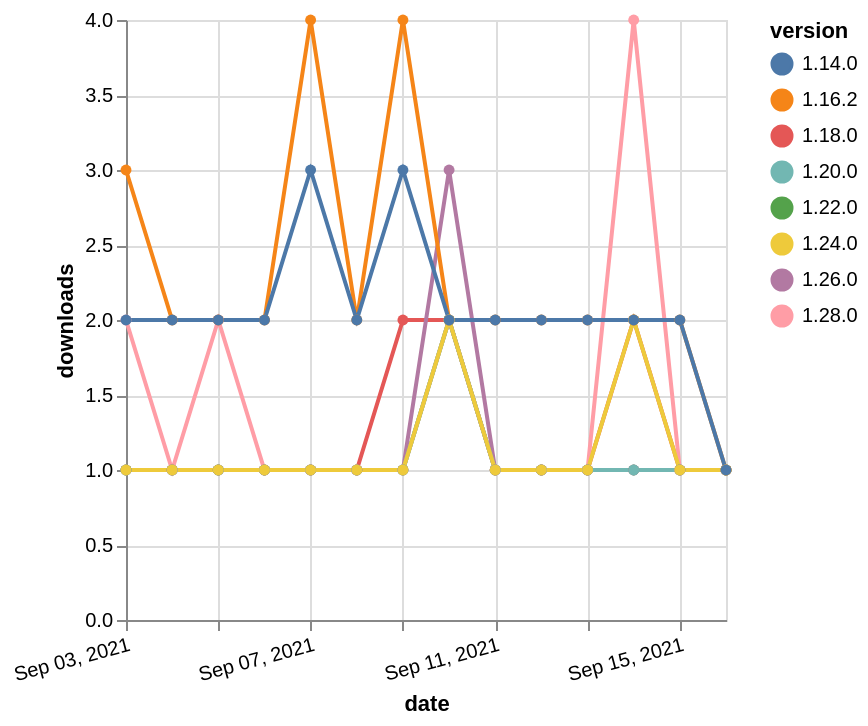

The Vega-Lite source for this figure:
### Vega-Lite specification from a JSON file in a GitHub repository (floating-point values rounded to 4 significant figures)
{"$schema": "https://vega.github.io/schema/vega-lite/v5.json", "description": "A simple bar chart with embedded data.", "data": {"values": [{"date": "2021-09-03", "total": 478, "delta": 1, "version": "1.18.0"}, {"date": "2021-09-04", "total": 479, "delta": 1, "version": "1.18.0"}, {"date": "2021-09-05", "total": 480, "delta": 1, "version": "1.18.0"}, {"date": "2021-09-06", "total": 481, "delta": 1, "version": "1.18.0"}, {"date": "2021-09-07", "total": 482, "delta": 1, "version": "1.18.0"}, {"date": "2021-09-08", "total": 483, "delta": 1, "version": "1.18.0"}, {"date": "2021-09-09", "total": 485, "delta": 2, "version": "1.18.0"}, {"date": "2021-09-10", "total": 487, "delta": 2, "version": "1.18.0"}, {"date": "2021-09-11", "total": 488, "delta": 1, "version": "1.18.0"}, {"date": "2021-09-12", "total": 489, "delta": 1, "version": "1.18.0"}, {"date": "2021-09-13", "total": 490, "delta": 1, "version": "1.18.0"}, {"date": "2021-09-14", "total": 492, "delta": 2, "version": "1.18.0"}, {"date": "2021-09-15", "total": 493, "delta": 1, "version": "1.18.0"}, {"date": "2021-09-16", "total": 494, "delta": 1, "version": "1.18.0"}, {"date": "2021-09-03", "total": 213, "delta": 1, "version": "1.22.0"}, {"date": "2021-09-04", "total": 214, "delta": 1, "version": "1.22.0"}, {"date": "2021-09-05", "total": 215, "delta": 1, "version": "1.22.0"}, {"date": "2021-09-06", "total": 216, "delta": 1, "version": "1.22.0"}, {"date": "2021-09-07", "total": 217, "delta": 1, "version": "1.22.0"}, {"date": "2021-09-08", "total": 218, "delta": 1, "version": "1.22.0"}, {"date": "2021-09-09", "total": 219, "delta": 1, "version": "1.22.0"}, {"date": "2021-09-10", "total": 221, "delta": 2, "version": "1.22.0"}, {"date": "2021-09-11", "total": 222, "delta": 1, "version": "1.22.0"}, {"date": "2021-09-12", "total": 223, "delta": 1, "version": "1.22.0"}, {"date": "2021-09-13", "total": 224, "delta": 1, "version": "1.22.0"}, {"date": "2021-09-14", "total": 225, "delta": 1, "version": "1.22.0"}, {"date": "2021-09-15", "total": 226, "delta": 1, "version": "1.22.0"}, {"date": "2021-09-16", "total": 227, "delta": 1, "version": "1.22.0"}, {"date": "2021-09-03", "total": 121, "delta": 2, "version": "1.28.0"}, {"date": "2021-09-04", "total": 122, "delta": 1, "version": "1.28.0"}, {"date": "2021-09-05", "total": 124, "delta": 2, "version": "1.28.0"}, {"date": "2021-09-06", "total": 125, "delta": 1, "version": "1.28.0"}, {"date": "2021-09-07", "total": 126, "delta": 1, "version": "1.28.0"}, {"date": "2021-09-08", "total": 127, "delta": 1, "version": "1.28.0"}, {"date": "2021-09-09", "total": 128, "delta": 1, "version": "1.28.0"}, {"date": "2021-09-10", "total": 130, "delta": 2, "version": "1.28.0"}, {"date": "2021-09-11", "total": 131, "delta": 1, "version": "1.28.0"}, {"date": "2021-09-12", "total": 132, "delta": 1, "version": "1.28.0"}, {"date": "2021-09-13", "total": 133, "delta": 1, "version": "1.28.0"}, {"date": "2021-09-14", "total": 137, "delta": 4, "version": "1.28.0"}, {"date": "2021-09-15", "total": 138, "delta": 1, "version": "1.28.0"}, {"date": "2021-09-16", "total": 139, "delta": 1, "version": "1.28.0"}, {"date": "2021-09-03", "total": 190, "delta": 1, "version": "1.26.0"}, {"date": "2021-09-04", "total": 191, "delta": 1, "version": "1.26.0"}, {"date": "2021-09-05", "total": 192, "delta": 1, "version": "1.26.0"}, {"date": "2021-09-06", "total": 193, "delta": 1, "version": "1.26.0"}, {"date": "2021-09-07", "total": 194, "delta": 1, "version": "1.26.0"}, {"date": "2021-09-08", "total": 195, "delta": 1, "version": "1.26.0"}, {"date": "2021-09-09", "total": 196, "delta": 1, "version": "1.26.0"}, {"date": "2021-09-10", "total": 199, "delta": 3, "version": "1.26.0"}, {"date": "2021-09-11", "total": 200, "delta": 1, "version": "1.26.0"}, {"date": "2021-09-12", "total": 201, "delta": 1, "version": "1.26.0"}, {"date": "2021-09-13", "total": 202, "delta": 1, "version": "1.26.0"}, {"date": "2021-09-14", "total": 203, "delta": 1, "version": "1.26.0"}, {"date": "2021-09-15", "total": 204, "delta": 1, "version": "1.26.0"}, {"date": "2021-09-16", "total": 205, "delta": 1, "version": "1.26.0"}, {"date": "2021-09-03", "total": 194, "delta": 1, "version": "1.20.0"}, {"date": "2021-09-04", "total": 195, "delta": 1, "version": "1.20.0"}, {"date": "2021-09-05", "total": 196, "delta": 1, "version": "1.20.0"}, {"date": "2021-09-06", "total": 197, "delta": 1, "version": "1.20.0"}, {"date": "2021-09-07", "total": 198, "delta": 1, "version": "1.20.0"}, {"date": "2021-09-08", "total": 199, "delta": 1, "version": "1.20.0"}, {"date": "2021-09-09", "total": 200, "delta": 1, "version": "1.20.0"}, {"date": "2021-09-10", "total": 202, "delta": 2, "version": "1.20.0"}, {"date": "2021-09-11", "total": 203, "delta": 1, "version": "1.20.0"}, {"date": "2021-09-12", "total": 204, "delta": 1, "version": "1.20.0"}, {"date": "2021-09-13", "total": 205, "delta": 1, "version": "1.20.0"}, {"date": "2021-09-14", "total": 206, "delta": 1, "version": "1.20.0"}, {"date": "2021-09-15", "total": 207, "delta": 1, "version": "1.20.0"}, {"date": "2021-09-16", "total": 208, "delta": 1, "version": "1.20.0"}, {"date": "2021-09-03", "total": 2484, "delta": 3, "version": "1.16.2"}, {"date": "2021-09-04", "total": 2486, "delta": 2, "version": "1.16.2"}, {"date": "2021-09-05", "total": 2488, "delta": 2, "version": "1.16.2"}, {"date": "2021-09-06", "total": 2490, "delta": 2, "version": "1.16.2"}, {"date": "2021-09-07", "total": 2494, "delta": 4, "version": "1.16.2"}, {"date": "2021-09-08", "total": 2496, "delta": 2, "version": "1.16.2"}, {"date": "2021-09-09", "total": 2500, "delta": 4, "version": "1.16.2"}, {"date": "2021-09-10", "total": 2502, "delta": 2, "version": "1.16.2"}, {"date": "2021-09-11", "total": 2504, "delta": 2, "version": "1.16.2"}, {"date": "2021-09-12", "total": 2506, "delta": 2, "version": "1.16.2"}, {"date": "2021-09-13", "total": 2508, "delta": 2, "version": "1.16.2"}, {"date": "2021-09-14", "total": 2510, "delta": 2, "version": "1.16.2"}, {"date": "2021-09-15", "total": 2512, "delta": 2, "version": "1.16.2"}, {"date": "2021-09-16", "total": 2513, "delta": 1, "version": "1.16.2"}, {"date": "2021-09-03", "total": 181, "delta": 1, "version": "1.24.0"}, {"date": "2021-09-04", "total": 182, "delta": 1, "version": "1.24.0"}, {"date": "2021-09-05", "total": 183, "delta": 1, "version": "1.24.0"}, {"date": "2021-09-06", "total": 184, "delta": 1, "version": "1.24.0"}, {"date": "2021-09-07", "total": 185, "delta": 1, "version": "1.24.0"}, {"date": "2021-09-08", "total": 186, "delta": 1, "version": "1.24.0"}, {"date": "2021-09-09", "total": 187, "delta": 1, "version": "1.24.0"}, {"date": "2021-09-10", "total": 189, "delta": 2, "version": "1.24.0"}, {"date": "2021-09-11", "total": 190, "delta": 1, "version": "1.24.0"}, {"date": "2021-09-12", "total": 191, "delta": 1, "version": "1.24.0"}, {"date": "2021-09-13", "total": 192, "delta": 1, "version": "1.24.0"}, {"date": "2021-09-14", "total": 194, "delta": 2, "version": "1.24.0"}, {"date": "2021-09-15", "total": 195, "delta": 1, "version": "1.24.0"}, {"date": "2021-09-16", "total": 196, "delta": 1, "version": "1.24.0"}, {"date": "2021-09-03", "total": 2314, "delta": 2, "version": "1.14.0"}, {"date": "2021-09-04", "total": 2316, "delta": 2, "version": "1.14.0"}, {"date": "2021-09-05", "total": 2318, "delta": 2, "version": "1.14.0"}, {"date": "2021-09-06", "total": 2320, "delta": 2, "version": "1.14.0"}, {"date": "2021-09-07", "total": 2323, "delta": 3, "version": "1.14.0"}, {"date": "2021-09-08", "total": 2325, "delta": 2, "version": "1.14.0"}, {"date": "2021-09-09", "total": 2328, "delta": 3, "version": "1.14.0"}, {"date": "2021-09-10", "total": 2330, "delta": 2, "version": "1.14.0"}, {"date": "2021-09-11", "total": 2332, "delta": 2, "version": "1.14.0"}, {"date": "2021-09-12", "total": 2334, "delta": 2, "version": "1.14.0"}, {"date": "2021-09-13", "total": 2336, "delta": 2, "version": "1.14.0"}, {"date": "2021-09-14", "total": 2338, "delta": 2, "version": "1.14.0"}, {"date": "2021-09-15", "total": 2340, "delta": 2, "version": "1.14.0"}, {"date": "2021-09-16", "total": 2341, "delta": 1, "version": "1.14.0"}]}, "width": "container", "mark": {"type": "line", "point": {"filled": true}}, "encoding": {"x": {"field": "date", "type": "temporal", "timeUnit": "yearmonthdate", "title": "date", "axis": {"labelAngle": -15}}, "y": {"field": "delta", "type": "quantitative", "title": "downloads"}, "color": {"field": "version", "type": "nominal"}, "tooltip": {"field": "delta"}}}
